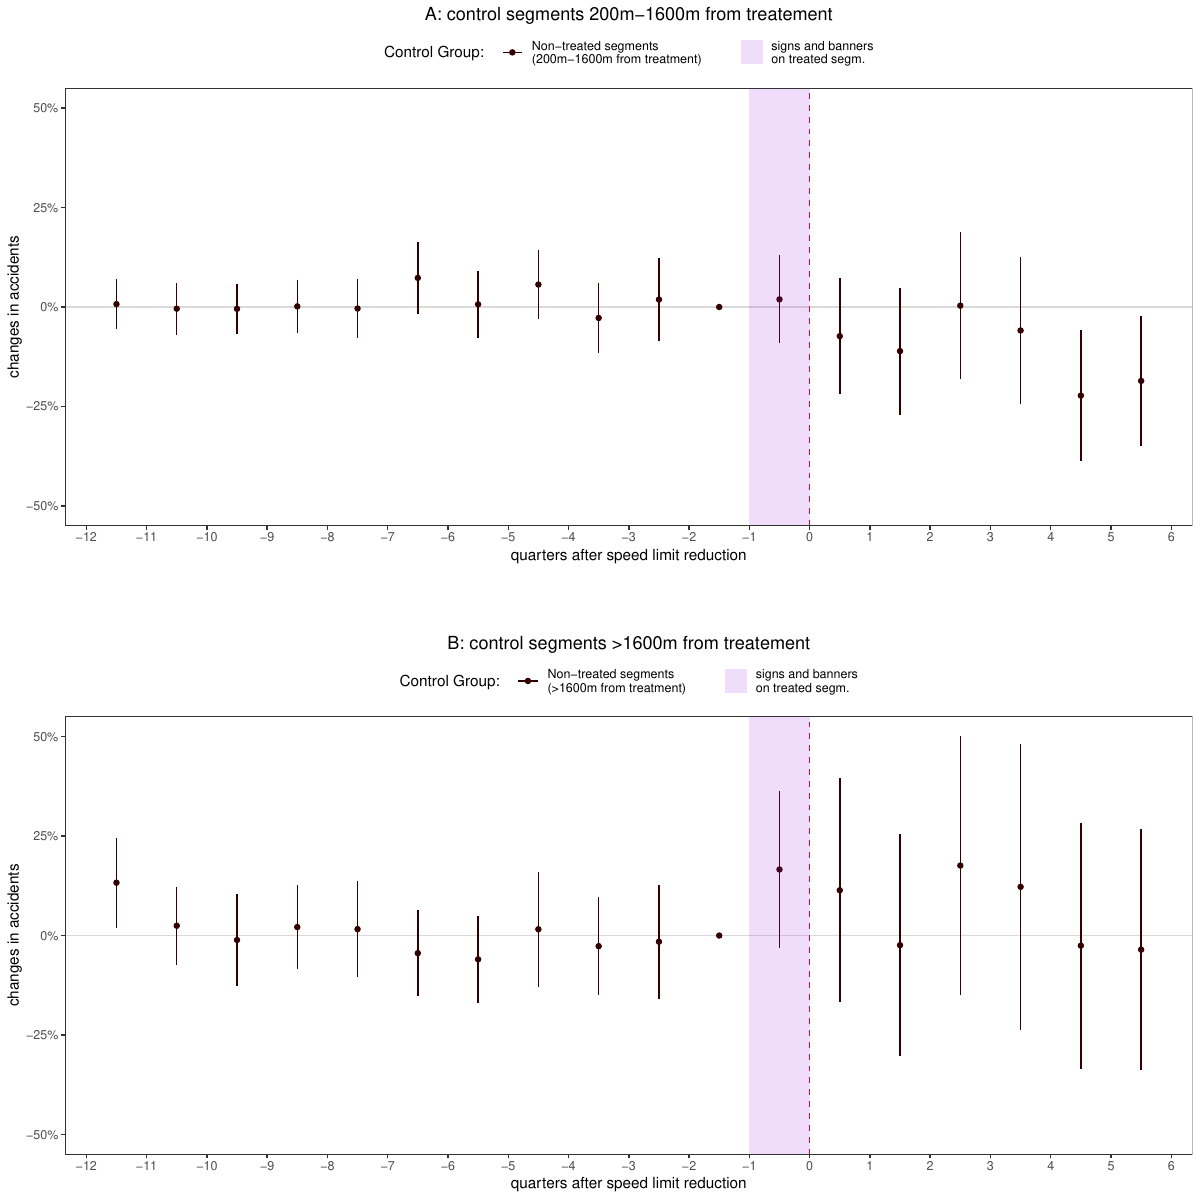

This figure's R source:

# clear memory
rm(list=ls())
gc()

# required packages
library(lfe)
library(stargazer)
library(ggplot2)
library(FENmlm)
library(msm)
library(zoo)
library(data.table)
library(scales)
library(cowplot)
library(MatchIt)
library(optmatch)
library(cowplot)

# inputs ----------------------------------------------------------------------
PD.p <- "data/panel/monthly_panel_all_b1k.rds"


# output
OP.p <-"appendix/figures/C3_event_study_on_controls/"



# main ----------------------------------------------------------------------------------------
# read data
PD <- readRDS(PD.p)
PD <- as.data.frame(PD)

# define tr and co groups
PD$tr_group <- ifelse(is.na(PD$ChangeDate), "co", "tr")

# exclude point NA
PD <- PD[!is.na(PD$point_id),]

# Subset to segments with at least 2 accidents
PD <- PD[PD$accidents_total >=2,]

# count accidents in the pre period by segment
PD$pre <- ifelse(PD$date < as.Date("2015-07-01"), 1, 0)
PD$acc_pre <- PD$pre*PD$accidents_m
PD$acc_pre_seg <- ave(PD$acc_pre, PD$point_id, FUN=sum)

# Subset to segments with at least 1 accident in the pre
PD <- PD[PD$acc_pre_seg >=1,]

# define q_dist for the control
PD$change_month_num <- (2015*12) + 7
PD$m_dist <- PD$month_num - PD$change_month_num
PD$q_dist <- floor(PD$m_dist/3)


# Create Relative Quarter Covariates
PD$Qpre <- ifelse(PD$q_dist <= -12, 1, 0)
PD$Q5 <- ifelse(PD$q_dist >= 5, 1, 0)
PD$Qpre[is.na(PD$Qpre)] <- 0
PD$Q5[is.na(PD$Q5)] <- 0



for(i in -12:-1){PD[, paste0("Q_",abs(i))] <- ifelse(PD[,"q_dist"] %in% i, 1, 0)}
for(i in 0:4){PD[, paste0("Q",abs(i))] <- ifelse(PD[,"q_dist"] %in% i, 1, 0)}
PD$mon <- as.character(substr(PD$date,1,7))

# exclude the month before Speed Limit Change Date
# PD <- PD[!(PD$tr_dist %in% c(-1)),]


# Create Data for Each Model ------------------------------------------------
# Model 1 - Control Only

gentab <- function(my.model, model.number, my.data){
 MD <- my.data
 mm <- my.model
 ss <- summary(mm, se = "cluster", cluster = MD$StreetName)
 cov <- ss$cov.scaled
 bb <- exp(mm$coefficients) - 1
 se <- as.numeric(rep(0,length(mm$coefficients)))
 for(i in 1:length(mm$coefficients)){se[i] <- deltamethod(as.formula(paste0("~ exp(x",i,") - 1")), mm$coefficients, cov)}
 pp <- 2 * pnorm(abs(bb/se), lower.tail=FALSE)
 tt <- as.data.frame(cbind("b" = bb, "se" = se, "t"= abs(bb/se), "p" = pp))
 tt$m <- paste0("m", model.number)
 tt$v <- row.names(tt)
 tt$n <- mm$n
 return(tt)
}



 TS <- PD
 TS$tr_group[is.na(TS$buff200) & TS$tr_group %in% "co"]  <- "tco"
 TS$tr_group[is.na(TS$buff1600) & TS$tr_group %in% "tco"]  <- "tco2"
 
 TS <- TS[TS$tr_group %in% c("tco"),]
 
 #PP <- TS[!duplicated(TS$point_id),]
 #ggplot() + geom_point(aes(x=lon,y=lat, colour = tr_group), data = PP)


 # Regressions ----------------------------------------
 m5 <- femlm(accidents_m ~ Q_12 + Q_11 + Q_10 + Q_9 + 
                           Q_8 + Q_7 + Q_6 + Q_5 + Q_4 + Q_3  + Q_1 +
                           Q0 + Q1 + Q2 + Q3 + Q4 + Q5 +
                           camera + log_fuel + log_cameras + t | point_id,
             data = TS)


 a5 <- gentab(m5, 5, TS)
 a5 <- a5[1:17,]

a <- a5
a$d <- gsub("Q", "", a$v)
a$d <- gsub("_", "-", a$d)
#a$d <- gsub("pos", "7", a$d)
#a$d <- gsub("pre", "-9", a$d)
a$d <- as.numeric(a$d)

a$d <- a$d
rownames(a) <- paste(a$v, a$m)

a$star <- ifelse(a$p < 0.001, "***",
          ifelse(a$p < 0.01, "**",
          ifelse(a$p < 0.05, "*"," ")))

a$up <- a$b + 1.96*a$se
a$do <- a$b - 1.96*a$se

# signs and banners
sb <- as.data.frame(matrix(nrow = 1, ncol = 0))
sb$x0 <- -1
sb$xf <- 0
sb$y0 <- -Inf
sb$yf <- Inf

a0 <- a[1,]
a0[,1:4] <- 0
a0[,10:11] <- 0
a0$d <- c(-2)
a0$m <- c("m5")
a <- rbind(a,a0)

p1 <- ggplot() + 
 geom_hline(yintercept = 0, alpha = 0.15)+
 geom_point(aes(x=d+0.5, y=b, colour = m), data = a) +
 geom_errorbar(aes(x = d+0.5, ymin = do, ymax = up, colour = m), data = a, width = 0)+
 geom_vline(xintercept = 0, linetype = 2, colour ="red") +
 geom_rect(aes(xmin = x0, xmax = xf, ymin = y0, ymax = yf, fill = "sb"), alpha = 0.15, data = sb) +
 coord_cartesian(ylim =c(-0.5,0.5)) +
 theme_bw() +
 theme(panel.grid = element_blank(), legend.position = "top",
       plot.title = element_text(hjust = 0.5),
       plot.subtitle = element_text(hjust = 0.5)) +
 labs(x = "quarters after speed limit reduction", y = "changes in accidents",
      title = paste0("A: control segments 200m-1600m from treatement")) +
 scale_y_continuous(labels = percent) +
 scale_colour_manual(values = c("m5" = "#330000"),
                     labels = c("m5" = paste0("Non-treated segments\n(200m-1600m from treatment)")),
                     name = "Control Group:  ") +
 scale_fill_manual(values = c("sb" = "purple"),
                   labels = c("sb" = "signs and banners\non treated segm."),
                   name = "") +
 scale_x_continuous(breaks = seq(-19,8,1))







TS <- PD
TS$tr_group[is.na(TS$buff200) & TS$tr_group %in% "co"]  <- "tco"
TS$tr_group[is.na(TS$buff1600) & TS$tr_group %in% "tco"]  <- "tco2"

TS <- TS[TS$tr_group %in% c("tco2"),]

#PP <- TS[!duplicated(TS$point_id),]
#ggplot() + geom_point(aes(x=lon,y=lat, colour = tr_group), data = PP)


# Regressions ----------------------------------------
m5 <- femlm(accidents_m ~ Q_12 + Q_11 + Q_10 + Q_9 + 
                           Q_8 + Q_7 + Q_6 + Q_5 + Q_4 + Q_3  + Q_1 +
                           Q0 + Q1 + Q2 + Q3 + Q4 + Q5 +
             camera + log_fuel + log_cameras + t | point_id,
            data = TS)


a5 <- gentab(m5, 5, TS)
a5 <- a5[1:17,]

a <- a5
a$d <- gsub("Q", "", a$v)
a$d <- gsub("_", "-", a$d)
#a$d <- gsub("pos", "7", a$d)
#a$d <- gsub("pre", "-9", a$d)
a$d <- as.numeric(a$d)

a$d <- a$d
rownames(a) <- paste(a$v, a$m)

a$star <- ifelse(a$p < 0.001, "***",
                 ifelse(a$p < 0.01, "**",
                        ifelse(a$p < 0.05, "*"," ")))

a$up <- a$b + 1.96*a$se
a$do <- a$b - 1.96*a$se

# signs and banners
sb <- as.data.frame(matrix(nrow = 1, ncol = 0))
sb$x0 <- -1
sb$xf <- 0
sb$y0 <- -Inf
sb$yf <- Inf

a0 <- a[1,]
a0[,1:4] <- 0
a0[,10:11] <- 0
a0$d <- c(-2)
a0$m <- c("m5")
a <- rbind(a,a0)

p2 <- ggplot() + 
 geom_hline(yintercept = 0, alpha = 0.15)+
 geom_point(aes(x=d+0.5, y=b, colour = m), data = a) +
 geom_errorbar(aes(x = d+0.5, ymin = do, ymax = up, colour = m), data = a, width = 0)+
 geom_vline(xintercept = 0, linetype = 2, colour ="red") +
 geom_rect(aes(xmin = x0, xmax = xf, ymin = y0, ymax = yf, fill = "sb"), alpha = 0.15, data = sb) +
 coord_cartesian(ylim =c(-0.5,0.5)) +
 theme_bw() +
 theme(panel.grid = element_blank(), legend.position = "top",
       plot.title = element_text(hjust = 0.5),
       plot.subtitle = element_text(hjust = 0.5)) +
 labs(x = "quarters after speed limit reduction", y = "changes in accidents",
      title = paste0("B: control segments >1600m from treatement")) +
 scale_y_continuous(labels = percent) +
 scale_colour_manual(values = c("m5" = "#330000"),
                     labels = c("m5" = paste0("Non-treated segments\n(>1600m from treatment)")),
                     name = "Control Group:  ") +
 scale_fill_manual(values = c("sb" = "purple"),
                   labels = c("sb" = "signs and banners\non treated segm."),
                   name = "") +
 scale_x_continuous(breaks = seq(-19,8,1))

plot_grid(p1,NULL,p2,nrow=3,ncol=1, rel_heights = c(1,0.1,1))
ggsave(paste0(OP.p,"event_study_on_controls.pdf"), w = 12, h =12)
